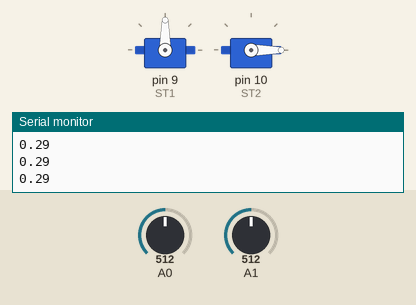
Simulated run of this sketch. Board: Arduino Uno, built with avr-gcc and run on an emulated ATmega328P. Shown: 2 × servo, the last lines printed to the serial monitor. Inputs (shaded band) come from the test bench; at power-on: A0 = 512, A1 = 512.

Above: at 1.2 s.
1.3 s: A0 set to 334
2.8 s: A0 set to 308
At 3.3 s:
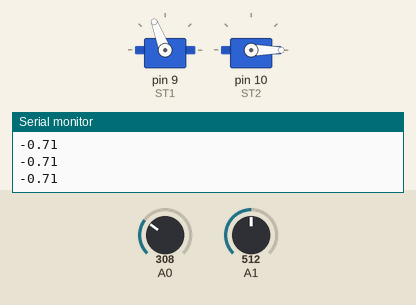
4.3 s: A1 set to 75
5.8 s: A1 set to 65
At 7.0 s:
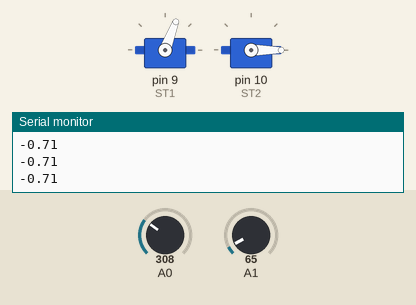
7.3 s: A1 set to 476
8.8 s: A1 set to 497
At 9.2 s:
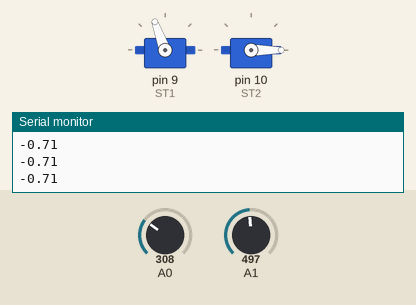
Timing chart, 0 to 11.3 s (numbered marks = the images above; inputs shaded):
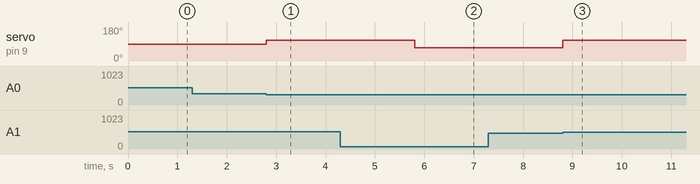

The sketch:

DirectPosTest.ino
```cpp
#include <Servo.h>

Servo ST1;
Servo ST2;

float raw_des_pos=0;
float raw_pos=0;
float des_pos=0;
float pos=0;
float err=0;
float motor_diff=0;
float motor_diff_raw=0;
int motor_out=0;

void setup() {
  // put your setup code here, to run once:

  ST1.attach(9, 1000, 2000);
  ST2.attach(10, 1000, 2000);
  ST1.write(90);
  ST2.write(0);
  Serial.begin(9600);

}

void loop() {
  // put your main code here, to run repeatedly:

  raw_des_pos=analogRead(1);
  raw_pos=analogRead(0);
  pos=(raw_pos*0.0049)-2.32+0.1;
  des_pos=((raw_des_pos/1023.0*5.0)-2.5)/5.0*3.1415926;

  err=des_pos-pos;

  motor_diff_raw=err*35/1.5;

  if (motor_diff_raw>-25 && motor_diff_raw<-15){
    motor_diff=motor_diff_raw-5;
  }

  if (motor_diff_raw<25 && motor_diff_raw>15){
    motor_diff=motor_diff_raw+5;
  }

  motor_out=motor_diff+90;

  ST1.write(motor_out);
  Serial.println(pos);

}
```

Measured:
- the behaviour switches between 323 and 322 on A0 (found by bisection; images 0 and 1)
- the behaviour switches between 71 and 70 on A1 (found by bisection; images 1 and 2)
- the behaviour switches between 489 and 490 on A1 (found by bisection; images 2 and 3)
- after the input at 2.8 s, servo on pin 9 (ST1): 90° → 111° at once
- after the input at 5.8 s, servo on pin 9 (ST1): 111° → 69° at once
- after the input at 8.8 s, servo on pin 9 (ST1): 69° → 110° at once
